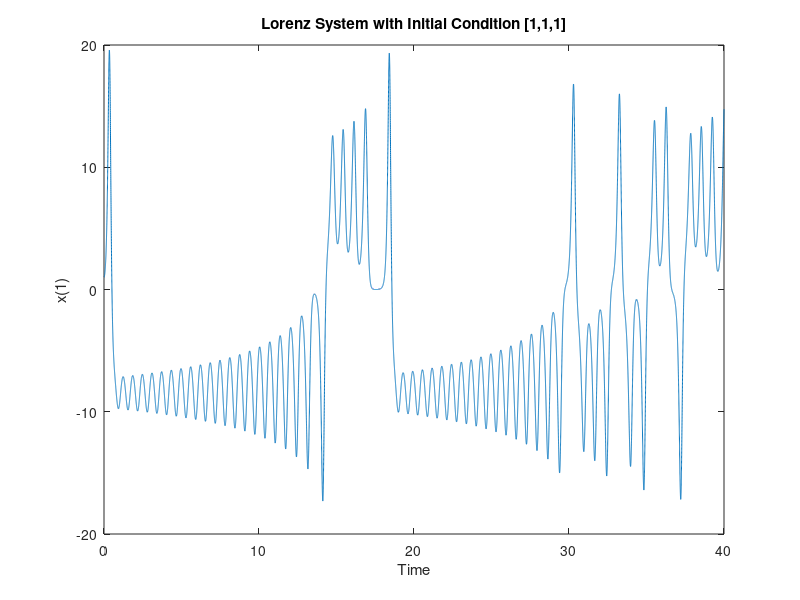
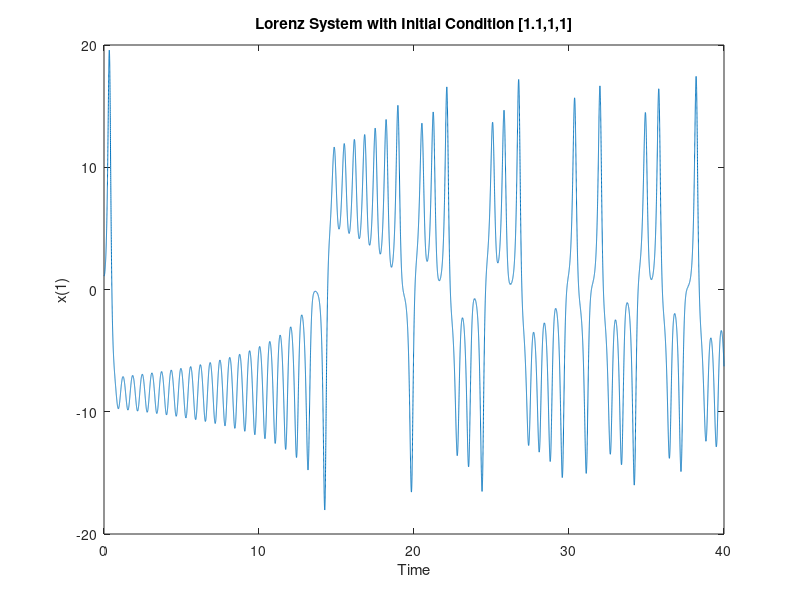
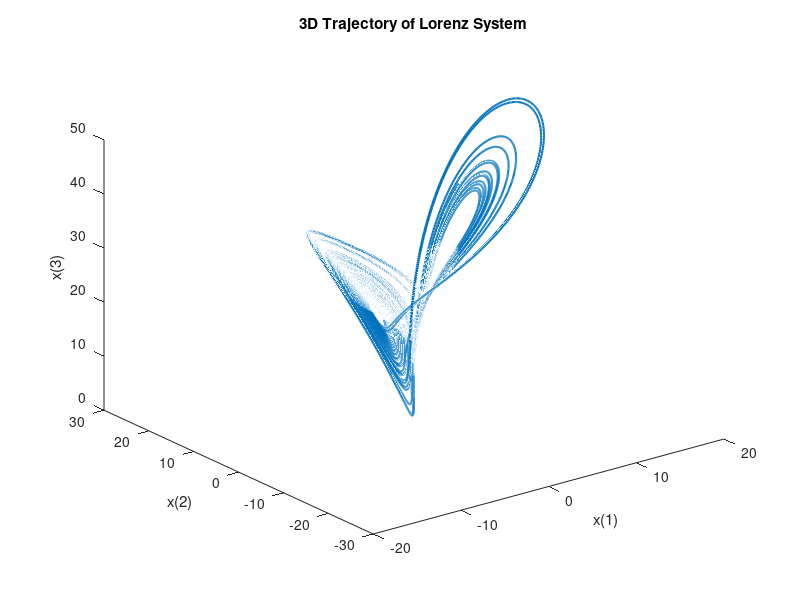

Here is the MATLAB script that generated these plots, in order:
%This program illustrates the sensitivity of initial conditions 
%in the Lorenz equation by numerically solving using 
%slightly different initial conditions.

clear all; close all; clc;

% Define Lorenz system parameters
Beta = [10; 28; 8/3];

% Initial conditions
x0_1 = [1,1,1];
x0_2 = [1.1,1,1];
dt = 0.001;
tspan = 0:dt:40;

% Define Lorenz function
Lorenz = @(t, x, Beta) [
    Beta(1) * (x(2) - x(1));
    x(1) * (Beta(2) - x(3)) - x(2);
    x(1) * x(2) - Beta(3) * x(3)
];

% Solve and plot for initial condition x0_1
[t, x1] = ode45(@(t, x) Lorenz(t, x, Beta), tspan, x0_1);
figure;
plot(tspan, x1(:, 1));
title('Lorenz System with Initial Condition [1,1,1]');
xlabel('Time'); ylabel('x(1)');

% Solve and plot for initial condition x0_2
[t, x2] = ode45(@(t, x) Lorenz(t, x, Beta), tspan, x0_2);
figure;
plot(tspan, x2(:, 1));
title('Lorenz System with Initial Condition [1.1,1,1]');
xlabel('Time'); ylabel('x(1)');

% Plot 3D trajectory for initial condition x0_1
figure;
plot3(x1(:, 1), x1(:, 2), x1(:, 3), 'LineWidth', 1.5);
title('3D Trajectory of Lorenz System');
xlabel('x(1)'); ylabel('x(2)'); zlabel('x(3)');